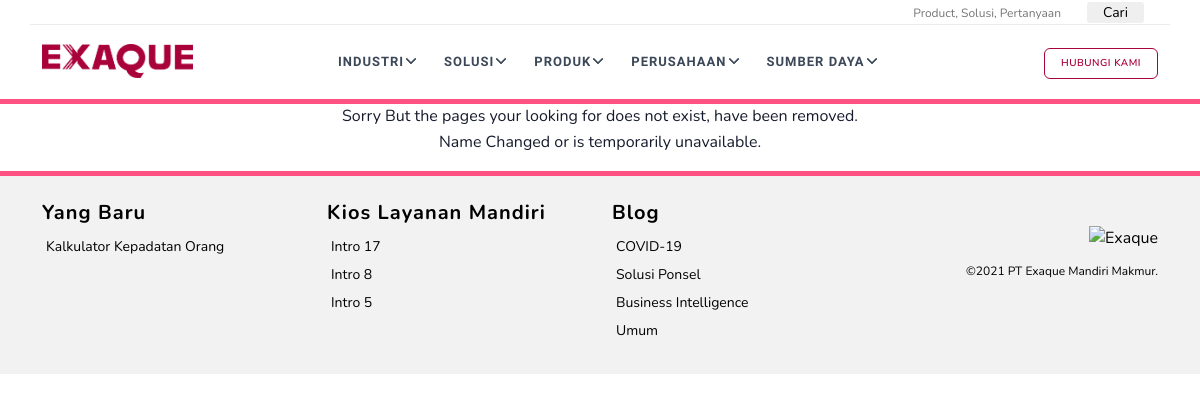
Screenshot of /index.php/adminbiz with the database file from the repository.
### tables this page shows
CREATE TABLE IF NOT EXISTS `cms_pages` (
  `id` int(11) NOT NULL AUTO_INCREMENT,
  `id_pages` int(6) NOT NULL DEFAULT '0',
  `ilock` int(1) NOT NULL DEFAULT '0',
  `status` int(1) NOT NULL DEFAULT '1',
  `post` int(6) NOT NULL DEFAULT '0',
  `name` varchar(250) NOT NULL DEFAULT '',
  `url` varchar(250) NOT NULL DEFAULT '',
  `themes` varchar(250) NOT NULL DEFAULT '',
  `title` varchar(250) NOT NULL DEFAULT '',
  `metadata_description` varchar(250) NOT NULL DEFAULT '',
  `metadata_keywords` varchar(250) NOT NULL DEFAULT '',
  `pages_note1` text NOT NULL,
  `pages_note2` text NOT NULL,
  `pages_note3` text NOT NULL,
  `sorting` int(3) NOT NULL DEFAULT '999',
  `idefault` int(1) NOT NULL DEFAULT '0',
  `href` varchar(250) NOT NULL DEFAULT '',
  `href_target_blank` int(1) NOT NULL DEFAULT '0',
  `presence` int(1) NOT NULL DEFAULT '1',
  `img` varchar(250) NOT NULL DEFAULT '',
  `background` varchar(250) NOT NULL DEFAULT '',
  `data_hidden` text NOT NULL,
  `input_date` datetime NOT NULL DEFAULT '2017-01-01 00:00:00',
  `update_date` datetime NOT NULL DEFAULT '2017-01-01 00:00:00',
  PRIMARY KEY (`id`)
);

CREATE TABLE IF NOT EXISTS `cms_widget` (
  `id` int(11) NOT NULL AUTO_INCREMENT,
  `section` varchar(250) NOT NULL DEFAULT '',
  `href` text NOT NULL,
  `h1` text NOT NULL,
  `h2` text NOT NULL,
  `h3` text NOT NULL,
  `h4` text NOT NULL,
  `img` text NOT NULL,
  `content` text NOT NULL,
  `sorting` int(5) NOT NULL DEFAULT '999',
  `status` int(1) NOT NULL DEFAULT '1',
  `input_date` datetime NOT NULL DEFAULT '2017-01-01 00:00:00',
  `update_date` datetime NOT NULL DEFAULT '2017-01-01 00:00:00',
  PRIMARY KEY (`id`)
);

### application/views/themes/global/header.php (shortened to what the rows shown need)
<!doctype html>
<html lang="en">
<head>
  <link href="<?php echo base_url(); ?>assets/css/bootstrap.min.css" rel="stylesheet" type="text/css" />
  <link href="<?php echo base_url(); ?>assets/css/materialdesignicons.min.css" rel="stylesheet" type="text/css" />
  <link rel="stylesheet" href="https://unicons.iconscout.com/release/v3.0.6/css/line.css">
  <link rel="stylesheet" href="<?php echo base_url(); ?>assets/css/tiny-slider.css" />
  <link href="<?php echo base_url(); ?>assets/css/tobii.min.css" rel="stylesheet" type="text/css" />
  <link href="<?php echo base_url(); ?>assets/css/style.css" rel="stylesheet" type="text/css" id="theme-opt" />
  <link href="<?php echo base_url(); ?>assets/css/colors/red.css" rel="stylesheet" id="color-opt">
  <link href="https://cdn.datatables.net/1.11.3/css/jquery.dataTables.min.css" rel="stylesheet">
  <link href="<?php echo base_url(); ?>assets/css/customExa.css" rel="stylesheet">
</head>
<body>
  <header id="topnav" class="defaultscroll sticky bg-white btn-header-exa">
    <div class="container">
      <div id="navigation">
        <ul class="navigation-menu">
          <?php foreach ($core['navigation'] as $row) {
            if ($row['idefault'] != "1") {
          ?>
              <li class="has-submenu parent-parent-menu-item">
                <a href="javascript:void(0)"><?php echo $row['name'] ?></a>
                <?php if ($row['level2']) { ?>
                  <span class="menu-arrow"></span>
                <?php } ?>
              </li>
          <?php
            }
          } ?>
        </ul>
      </div>
    </div>
  </header>

### application/views/themes/global/footer.php (shortened to what the rows shown need)
<footer class="footer pb-3">
    <div class="container">
        <div class="row">
            <div class="col-12">
                <div class="mt-4">
                    <div class="row">
                        <div class="col-lg-3 col-md-4 col-12">
                            <ul class="list-unstyled footer-list mt-2 mb-3">
                                <?php foreach ($footerW1 as $row) { ?>
                                    <li><a href="<?php echo $row['href']; ?>" class="text-foot"><i class="uil uil-angle-right-b me-1"></i><?php echo $row['h1']; ?></a>
                                    </li>
                                <?php } ?>
                            </ul>
                        </div>
                        <div class="col-lg-3 col-md-4 col-12">
                            <ul class="list-unstyled footer-list mt-2 mb-3">
                                <?php foreach ($footerW2 as $row) { ?>
                                    <li><a href="<?php echo $row['href']; ?>" class="text-foot"><i class="uil uil-angle-right-b me-1"></i><?php echo $row['h1']; ?></a>
                                    </li>
                                <?php } ?>
                            </ul>
                        </div>
                        <div class="col-lg-3 col-md-4 col-12">
                            <ul class="list-unstyled footer-list mt-2 mb-3">
                                <?php foreach ($footerW3 as $row) { ?>
                                    <li><a href="<?php echo $row['href']; ?>" class="text-foot"><i class="uil uil-angle-right-b me-1"></i><?php echo $row['h1']; ?></a>
                                    </li>
                                <?php } ?>
                            </ul>
                        </div>
                    </div>
                </div>
            </div>
        </div>
    </div>
</footer>
</body>
</html>

### rows the page displays
cms_pages: name "INDUSTRI"
cms_pages: name "SOLUSI"
cms_pages: name "PRODUK"
cms_pages: name "PERUSAHAAN"
cms_pages: name "SUMBER DAYA"
cms_widget: h1 "Kalkulator Kepadatan Orang"
cms_widget: h1 "Intro 17"
cms_widget: h1 "Intro 8"
cms_widget: h1 "Intro 5"
cms_widget: h1 "COVID-19"
cms_widget: h1 "Solusi Ponsel"
cms_widget: h1 "Business Intelligence"
cms_widget: h1 "Umum"

### other values shown
$footerLabelW1['content'] "Yang Baru"
$footerLabelW2['content'] "Kios Layanan Mandiri"
$footerLabelW3['content'] "Blog"
